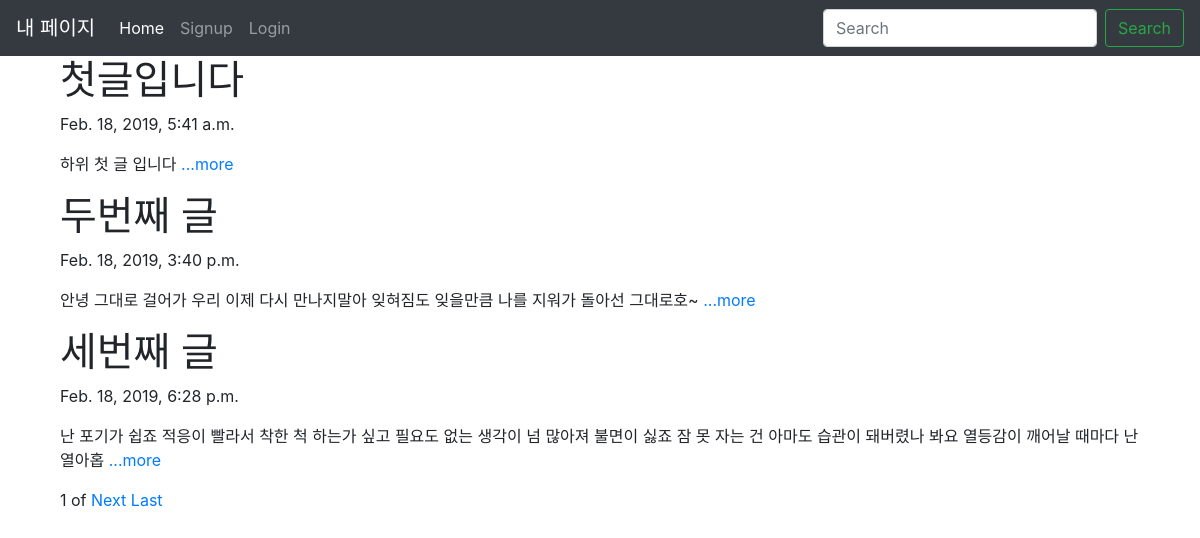
The page / on the database its author committed.
### blogapp/models.py (models this page shows, shortened)
class Blog(models.Model):
    title = models.CharField(max_length=200)
    pub_date = models.DateTimeField('date published')
    body = models.TextField()
    def summary(self):
        return self.body[:100]

### blogapp/views.py (the view)
# urls.py: 2. Add a URL to urlpatterns:  path('', views.home, name='home')
def home(request):
    blogs = Blog.objects #쿼리셋
    blog_list = Blog.objects.all()
    paginator = Paginator(blog_list,3)
    page = request.GET.get('page')
    posts = paginator.get_page(page)
    return render(request, 'home.html', {'blogs' : blogs,'posts':posts})

### blogapp/templates/home.html (shortened to what this page needs)
{% extends 'base.html' %}
{% block content %}
{% for blog in posts %}
      <div class="container">
      <h1>{{blog.title}}</h1>
      <p>{{blog.pub_date}}</p>
      <p>{{blog.summary}}<a href = "{% url 'detail' blog.id %}"> ...more</a></p>
      </div>
{%endfor%}
<div class="container">
  <span>{{posts.number}}</span>
  <span>of</span>
  {%if posts.has_next%}
  <a href="?page={{posts.next_page_number}}">Next</a>
  <a href="?page={{posts.paginator.num_pages}}">Last</a>
  {%endif%}
</div>
{% endblock %}

### blogproject/templates/base.html (shortened to what this page needs)
<head>
    <link rel="stylesheet" href="https://stackpath.bootstrapcdn.com/bootstrap/4.3.1/css/bootstrap.min.css">
</head>
<body>
    <nav class="navbar navbar-expand-lg navbar-dark bg-dark">
        <a class="navbar-brand" href="{% url 'home' %}">내 페이지</a>
        <div class="collapse navbar-collapse" id="navbarSupportedContent">
          <ul class="navbar-nav mr-auto">
            <li class="nav-item active">
              <a class="nav-link" href="#">Home <span class="sr-only">(current)</span></a>
            </li>
            {% if user.is_authenticated %}
            <li class="nav-item dropdown">
                <a class="nav-link dropdown-toggle" id="navbarDropdown" role="button" data-toggle="dropdown"
                    aria-haspopup="true" aria-expanded="false">환영합니다. {{ user.username }} 님!</a>
                <div class="dropdown-menu" aria-labelledby="navbarDropdown">
                    <a class="dropdown-item" href="{% url 'new' %}">글쓰기</a>
                    <a class="dropdown-item" href="javascript:{document.getElementById('logout').submit()}">Logout</a>
                    <form id="logout" method="POST" action="{% url 'logout' %}">
                        {% csrf_token %} <input type="hidden" />
                    </form>
                </div>
            </li>
            {% else %}
            <li class="nav-item">
                <a class="nav-item nav-link" href="{% url 'signup' %}">Signup</a>
            </li>
            <li class="nav-item">
                <a class="nav-item nav-link" href="{% url 'login' %}">Login</a>
            </li>
            {% endif %}
          </ul>
          <form class="form-inline my-2 my-lg-0">
            <input class="form-control mr-sm-2" type="search" placeholder="Search" aria-label="Search">
            <button class="btn btn-outline-success my-2 my-sm-0" type="submit">Search</button>
          </form>
        </div>
      </nav>
      <div class="container">
        {% block content %}
        {% endblock %}
        </div>
    </body>

### rows shown on the page
Blog: title "첫글입니다", pub_date "Feb. 18, 2019, 5:41 a.m.", summary "하위 첫 글 입니다"
Blog: title "두번째 글", pub_date "Feb. 18, 2019, 3:40 p.m.", summary "안녕 그대로 걸어가 우리 이제 다시 만나지말아 잊혀짐도 잊을만큼 나를 지워가 돌아선 그대로호~"
Blog: title "세번째 글", pub_date "Feb. 18, 2019, 6:28 p.m.", summary "난 포기가 쉽죠 적응이 빨라서 착한 척 하는가 싶고 필요도 없는 생각이 넘 많아져 불면이 싫죠 잠 못 자는 건 아마도 습관이 돼버렸나 봐요 열등감이 깨어날 때마다 난 열아홉"

### other values the page prints
{{ posts.number }} "1"
